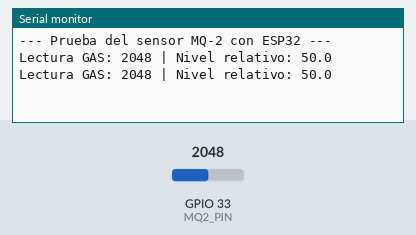
Bench run of a sketch on a simulated ESP32. On the bench: the last lines printed to the serial monitor. Inputs (shaded band) come from the test bench; at power-on: GPIO 33 (MQ2_PIN) = 2048.

Above: at 4.2 s.
4.3 s: GPIO 33 (MQ2_PIN) set to 2866
At 5.5 s:
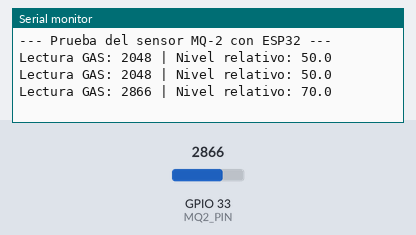
5.8 s: GPIO 33 (MQ2_PIN) set to 3603
At 6.8 s:
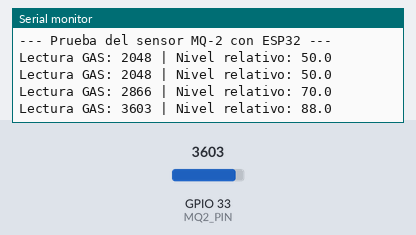
Timing chart, 0 to 8.8 s (numbered marks = the images above; inputs shaded):
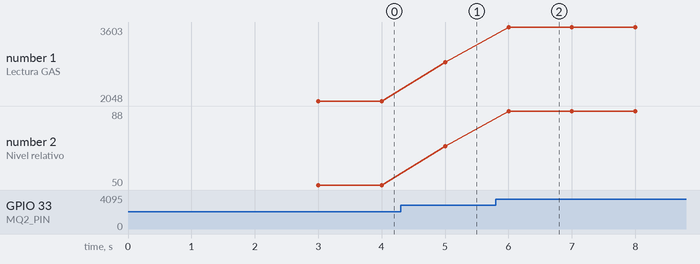

Measured:
- after the input at 4.3 s, the serial monitor: prints a new line after 0.70 s (image 1)
- after the input at 5.8 s, the serial monitor: prints a new line after 0.20 s (image 2)
- plotted number 1: 2048 → 2866 after the input at 4.3 s, 2866 → 3603 after the input at 5.8 s
- plotted number 2: 50 → 70 after the input at 4.3 s, 70 → 88 after the input at 5.8 s

The sketch:

MQ_2_5MA_DOBOT_MARKIER_BAZAN_LEWIN.ino
```cpp
// 5MA G2 - MARKIER, BAZAN Y LEWIN

const int MQ2_PIN = 33;

void setup() {
  Serial.begin(115200);
  pinMode(MQ2_PIN, INPUT);
  Serial.println("--- Prueba del sensor MQ-2 con ESP32 ---");

  delay(3000);
}

void loop() {
  int valorGAS = analogRead(MQ2_PIN);
  float porcentajeGAS = (valorGAS / 4095.0) * 100.0;

  Serial.print("Lectura GAS: ");
  Serial.print(valorGAS);
  Serial.print(" | Nivel relativo: ");
  Serial.println(porcentajeGAS, 1);

  delay(1000);
}
```
